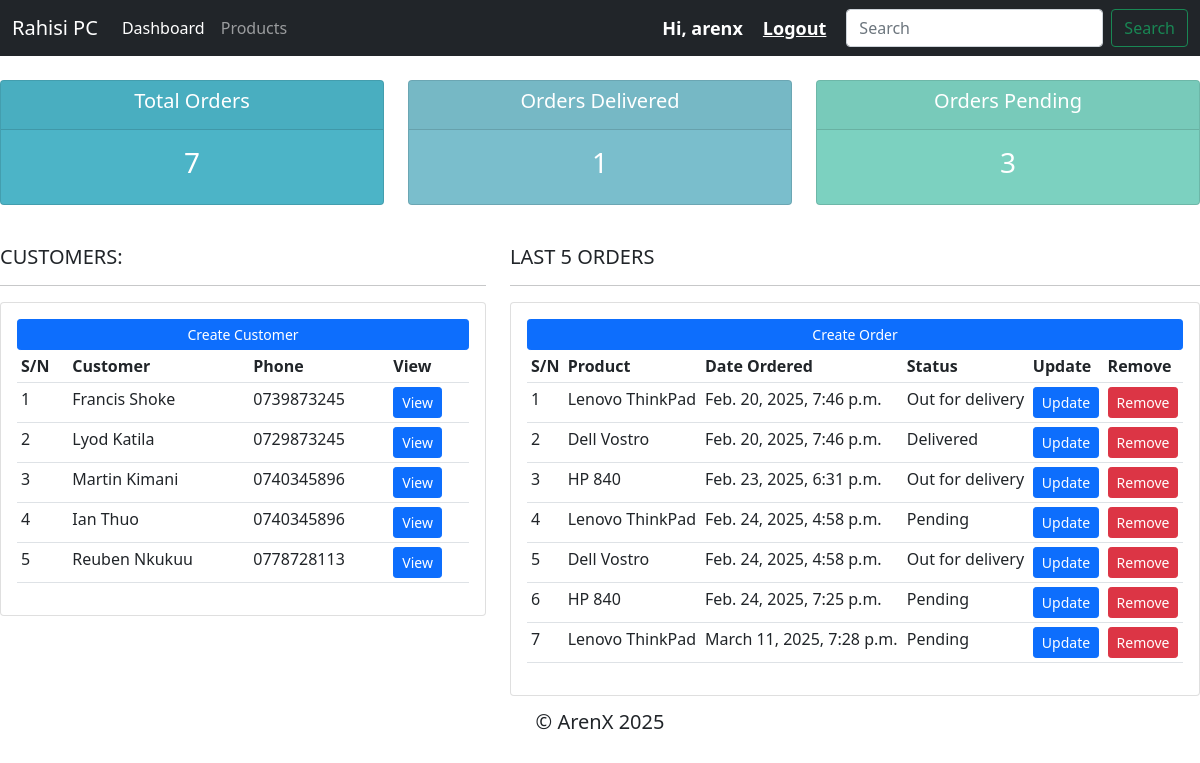
The app's page / (signed in) with its own data.
### accounts/models.py (models this page shows, shortened)
class Customer(models.Model):
    user = models.OneToOneField(User, on_delete=models.CASCADE, null=True)
    name = models.CharField(max_length=200, null=True)
    phone = models.CharField(max_length=200, null=True)
    email = models.CharField(max_length=200, null=True)
    profile_pic = models.ImageField(default="avatar.png",null=True, blank=True)
    date_created = models.DateTimeField(auto_now_add=True, null=True)

class Order(models.Model):
    STATUS = (
        ('Pending', 'Pending'),
        ('Out for delivery', 'Out for delivery'),
        ('Delivered', 'Delivered'),
    )
    customer = models.ForeignKey(Customer, null=True, on_delete=models.SET_NULL)
    product = models.ForeignKey(Product, null=True, on_delete=models.SET_NULL)
    status = models.CharField(max_length=200, null=True, choices=STATUS)
    date_created = models.DateTimeField(auto_now_add=True, null=True)

class Product(models.Model):
    CATEGORY = (
        ('Desktop', 'Desktop'),
        ('Laptop', 'Laptop'),
    )
    name = models.CharField(max_length=200, null=True)
    price = models.FloatField(null=True)
    category = models.CharField(max_length=200, null=True, choices=CATEGORY)
    description = models.CharField(max_length=200, null=True)
    date_created = models.DateTimeField(auto_now_add=True, null=True)
    tags = models.ManyToManyField(Tag)
    def __str__(self):
        return self.name

### accounts/decorators.py (the view)
    def wrapper_func(request, *args, **kwargs):
        group = None
        if request.user.groups.exists():
            group = request.user.groups.all()[0].name
        if group == 'customer':
            return redirect('user_page')
        if group == 'admin':
            return view_func(request, *args, **kwargs)
        return HttpResponse('You are not allocated to a group!')

### accounts/views.py (called while the page is built)
@login_required(login_url='login')
@admin_only
def home(request):
    customers = Customer.objects.all()
    orders = Order.objects.all()
    total_orders = orders.count()
    orders_deliv = orders.filter(status='Delivered').count()
    orders_pending = orders.filter(status='Pending').count()
    context = {
        'customers': customers,
        'orders': orders,
        'total_orders': total_orders,
        'orders_d': orders_deliv,
        'orders_p': orders_pending
    }
    return render(request, 'accounts/dashboard.html', context)

### accounts/templates/accounts/dashboard.html
{% extends 'accounts/base.html' %}
{% block ufala %}
{% include "accounts/status.html" %}
<br>
<div class="row">
    <div class="col-md-5">
        <h5>CUSTOMERS:</h5>
        <hr>
        <div class="card card-body">
            <a href="" class="btn btn-primary btn-sm btn-block">Create Customer</a>
            <table class="table table-sm">
                <tr>
                    <th>S/N</th>
                    <th>Customer</th>
                    <th>Phone</th>
                    <th>View</th>
                </tr>
                {% for customer in customers %}
                <tr>
                    <td>{{forloop.counter}}</td>
                    <td>{{customer.name}}</td>
                    <td>{{customer.phone}}</td>
                    <td><a href="{% url "customer" customer.id %}" class="btn btn-sm btn-primary">View</a></td>
                </tr>
                {% endfor %}
            </table>
        </div>
    </div>
    <div class="col-md-7">
        <h5>LAST 5 ORDERS</h5>
        <hr>
        <div class="card card-body">
            <a href="" class="btn btn-primary btn-sm btn-block">Create Order</a>
            <table class="table table-sm">
                <tr>
                    <th>S/N</th>
                    <th>Product</th>
                    <th>Date Ordered</th>
                    <th>Status</th>
                    <th>Update</th>
                    <th>Remove</th>
                </tr>
                {% for order in orders %}
                <tr>
                    <td>{{forloop.counter}}</td>
                    <td>{{order.product}}</td>
                    <td>{{order.date_created}}</td>
                    <td>{{order.status}}</td>
                    <td><a href="{% url "update_order" order.id %}" class="btn btn-sm btn-primary">Update</a></td>
                    <td><a href="{% url "delete_order" order.id %}" class="btn btn-sm btn-danger">Remove</a></td>
                </tr>
                {% endfor %}
            </table>
        </div>
    </div>
</div>
{% endblock %}

### accounts/templates/accounts/navbar.html (shortened to what this page needs)
<nav class="navbar navbar-expand-lg navbar-dark bg-dark">
    <div class="container-fluid">
      <a class="navbar-brand" href="{% url "home" %}">Rahisi PC</a>
      <div class="collapse navbar-collapse" id="navbarSupportedContent">
        <ul class="navbar-nav me-auto mb-2 mb-lg-0">
          {% if request.user.is_staff %}
          <li class="nav-item">
            <a class="nav-link active" aria-current="page" href="{% url "home" %}">Dashboard</a>
          </li>
          <li class="nav-item">
            <a class="nav-link" href="{% url "product" %}">Products</a>
          </li>
          {% else %}
          <li class="nav-item">
            <a class="nav-link" href="{% url "acc_settings" %}">Settings</a>
          </li>
          {% endif %}
        </ul>
        <span class="msg">Hi, {{request.user}}</span>
        <span><a href="{% url "logout" %}" class="msg">Logout</a></span>
        <form class="d-flex">
          <input class="form-control me-2" type="search" placeholder="Search" aria-label="Search">
          <button class="btn btn-outline-success" type="submit">Search</button>
        </form>
      </div>
    </div>
  </nav>

### accounts/templates/accounts/navbar.html (style rules this page uses)
.msg { font-size: 18px; color: #fff; margin-right: 20px; font-weight: bolder; }

### records on screen
Customer: name "Francis Shoke", phone "0739873245"
Customer: name "Lyod Katila", phone "0729873245"
Customer: name "Martin Kimani", phone "0740345896"
Customer: name "Ian Thuo", phone "0740345896"
Customer: name "Reuben Nkukuu", phone "0778728113"
Order: product "Lenovo ThinkPad", date_created "Feb. 20, 2025, 7:46 p.m.", status "Out for delivery"
Order: product "Dell Vostro", date_created "Feb. 20, 2025, 7:46 p.m.", status "Delivered"
Order: product "HP 840", date_created "Feb. 23, 2025, 6:31 p.m.", status "Out for delivery"
Order: product "Lenovo ThinkPad", date_created "Feb. 24, 2025, 4:58 p.m.", status "Pending"
Order: product "Dell Vostro", date_created "Feb. 24, 2025, 4:58 p.m.", status "Out for delivery"
Order: product "HP 840", date_created "Feb. 24, 2025, 7:25 p.m.", status "Pending"
Order: product "Lenovo ThinkPad", date_created "March 11, 2025, 7:28 p.m.", status "Pending"

### other values on screen
{{ request.user }} "arenx"
{{ total_orders }} "7"
{{ orders_d }} "1"
{{ orders_p }} "3"
